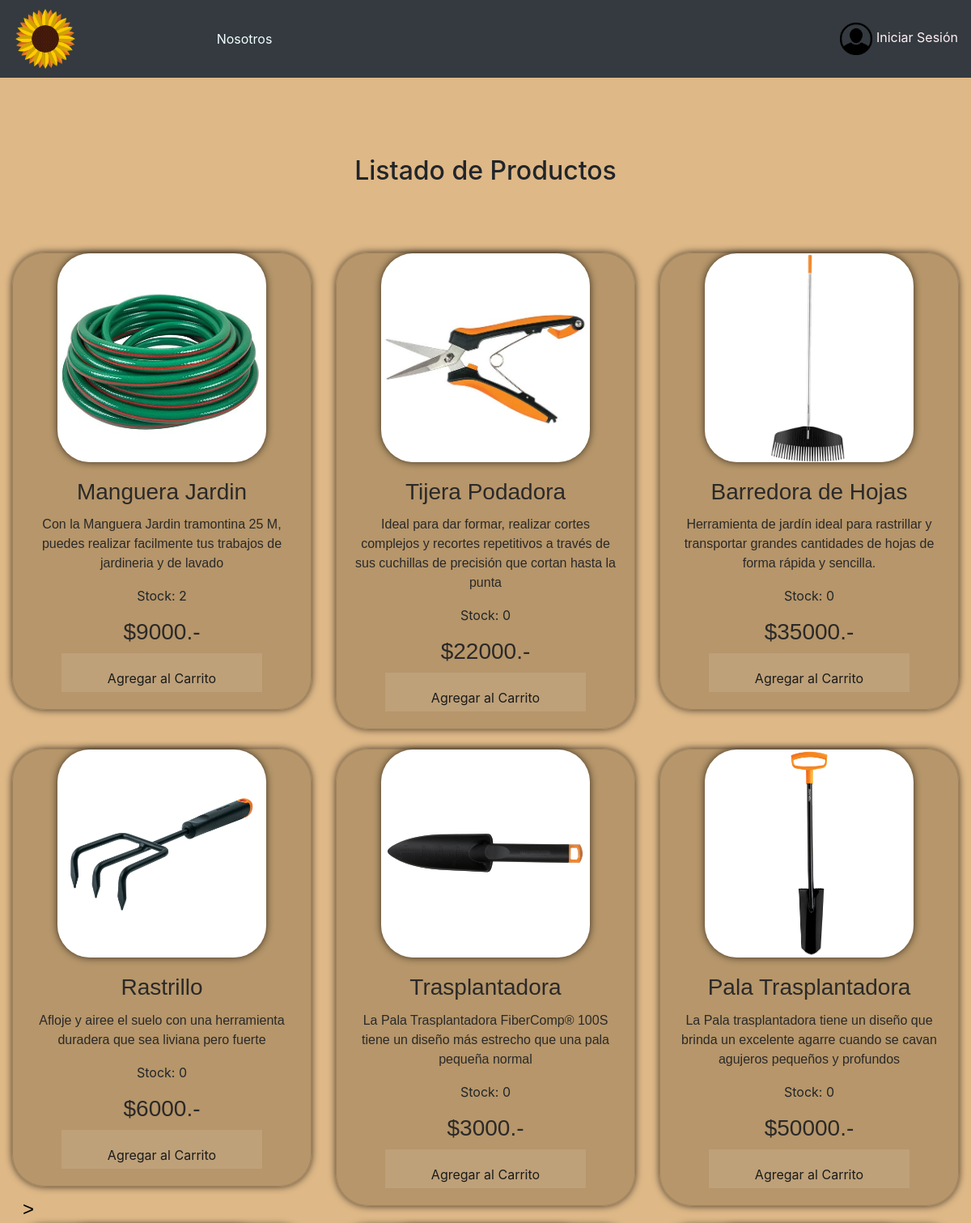
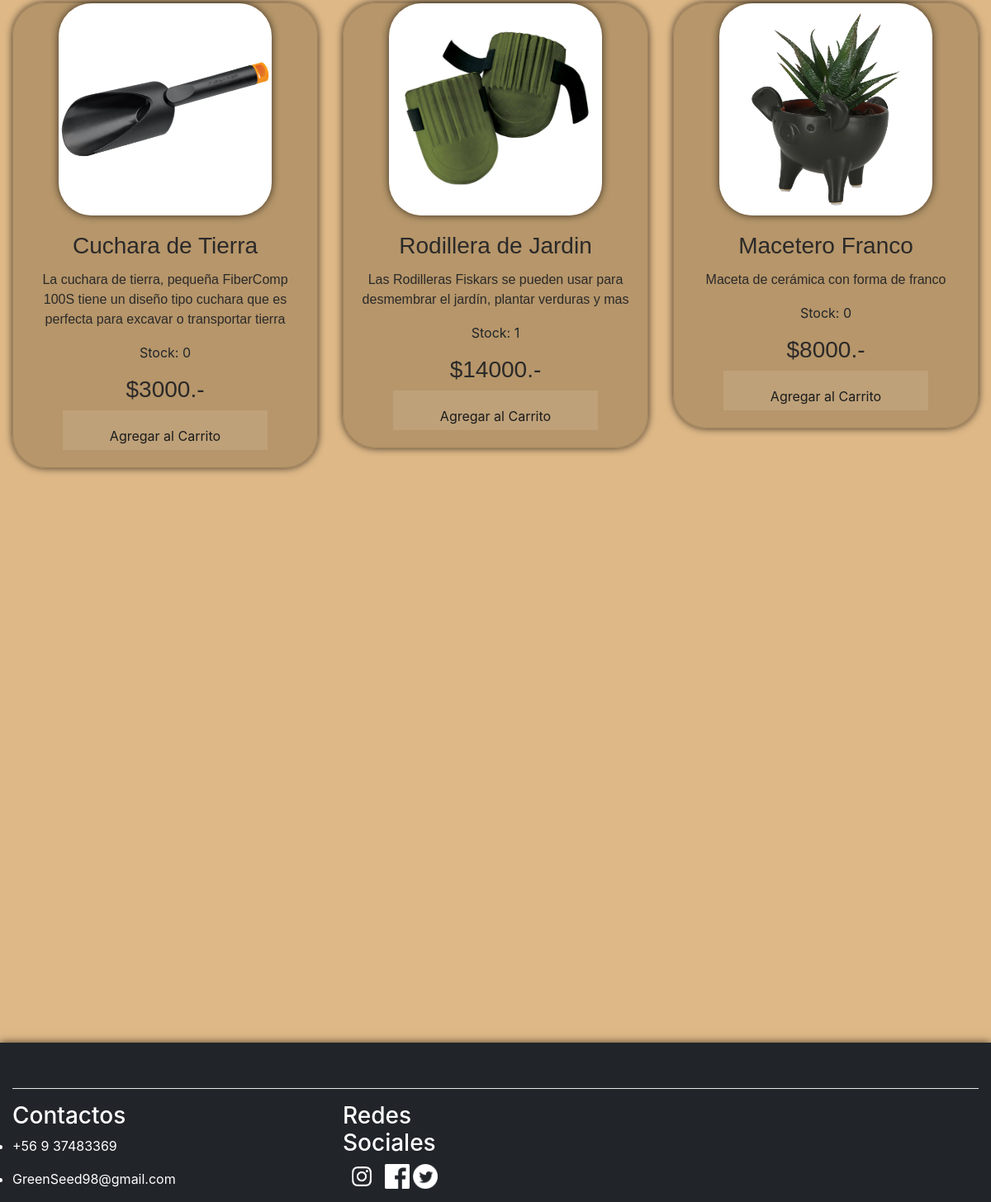
The page /producto/ on the database its author committed (2 pictures, top to bottom).
### Plantas/models.py (models this page shows, shortened)
class Productos(models.Model):
    idprod                  = models.IntegerField(primary_key=True, verbose_name="idProduct")
    nombreproduc            = models.CharField(max_length=100, verbose_name="NombreProd")
    descripcion             = models.CharField(max_length=500, verbose_name="Descripcion")
    imagen                  = models.ImageField(upload_to="imagenes", null=True,blank=True, verbose_name="imagen")
    precio                  = models.IntegerField(verbose_name="Precio" )
    stock                   = models.IntegerField(verbose_name="Stock",default=0)

### Plantas/views.py (the view)
# urls.py: path('producto/', producto, name="producto"),
def producto(request):
    plantas = Productos.objects.all()
    datos={
        'plantas':plantas
    }
    return render(request, 'producto.html',datos)

### Plantas/context_processor.py (called while the page is built, shortened)
def total_carrito(request):
    total = 0
    return {'total_carrito':int(total)}

### Plantas/templates/producto.html (shortened to what this page needs)
{% extends "base.html" %}
{% block content %}
<!DOCTYPE html>
<html lang="en">
<head>
    {% load static %}
    <link rel="stylesheet" href="{% static 'css/bootstrap.min.css' %}">
    <link rel="stylesheet" href="{% static 'css/MyStyles.css' %}">
    <link rel="stylesheet"
        href="{% static 'https://cdnjs.cloudflare.com/ajax/libs/font-awesome/4.7.0/css/font-awesome.min.css' %}">
</head>
<body>
    <br>
    <div class="container col-12">
        <div class="row justify-content-center">
            <h2 class="">Listado de Productos</h2>
            <br><br><br><br><br>
        </div>
    </div>
    <div class="container-fluid " >
        <div class="row">
            {% for pro in plantas %}
            <div class=" col-lg-4 col-md-6 col-sm-12">
                <div class="card text-center box "
                    style="border-radius: 40px; background-color:rgba(180, 148, 105, 0.938)">
                    {% if pro.imagen %}
                    <img src="{{ pro.imagen.url }}" class="card-img img-fluid box mx-auto"
                        style=" width: 70%; border-radius: 40px;">
                    {% else %}
                    <img src="{% static 'img/construc.png' %}" class="card-img img-fluid "
                        style=" border-radius: 40px;">
                    {% endif %}
                    <div class="card-body " style="text-align: center;">
                        <h3 class="card-title cajaP  ">
                            {{ pro.nombreproduc }}
                        </h3>
                        <p class="card-text cajaP ">
                            {{ pro.descripcion }}
                        </p>
                        <p>
                            Stock: {{ pro.stock }}
                        </p>
                        <h3 class="cajaP">
                            ${{ pro.precio}}.-
                        </h3>
                        {% if user.is_authenticated and user.username == 'admin' %}
                        <a href="{% url 'agregar' pro.idprod %}" class="btn btn-one"
                            style="color: black; border-radius: 100px; text-align: center;">Agregar al Carrito</a>
                        <a href="{% url 'eliminar' pro.idprod %}" class="btn btn-one"
                            style="color: black; border-radius: 100px; text-align: center;">Eliminar</a>
                        <a href="{% url  'modificar' pro.idprod %}" class="btn btn-one"
                            style="color: black; border-radius: 100px; text-align: center;">Modificar</a>
                        {% else %}
                        <button class="btn btn-one" style="color: black; border-radius: 100px;">Agregar al
                            Carrito</button>
                        {% endif %}
                    </div>
                </div>
                <br>
            </div>
            {% endfor %}
        </div>
        <br><br><br><br><br><br><br><br><br><br><br><br>
        <br><br><br><br><br><br><br><br><br><br><br><br>
    </div>
</body>
</html>
{% endblock %}

### Plantas/templates/base.html (shortened to what this page needs)
<!DOCTYPE html>
<html lang="en">
<head>
    {% load static %}
    <link rel="stylesheet" href="{% static 'css/bootstrap.min.css' %}">
    <link rel="stylesheet" href="{% static 'css/MyStyles.css' %}">
    <link rel="stylesheet" href="{% static 'https://cdnjs.cloudflare.com/ajax/libs/font-awesome/4.7.0/css/font-awesome.min.css' %}">
</head>
<body>
        <div >
            <section style="position: absolute; z-index: 1;" >
                <div id="cajaboton" style="position: relative; transition: left 1s ease-in-out; left:10px; margin-top: 20px; " >
                  <button id="botiempo" class="butt" style="color: black;">></button>
                </div>
            </section>
          </div>
    <nav class="navbar navbar-expand-md navbar-light bg-dark  mb-4" id="barraNav" style="z-index: 1;">
    <img src="{% static 'img/pngwing.com.png' %}" alt="logoBookStop" width="40px" class="logox" id="logo">
    <a href="{% url 'index' %}" class="xd" id="texto">
    </a>
    <div class="collapse navbar-collapse" id="navbarCollapse">
      {% if user.is_authenticated and user.username == 'admin' %}
      <ul class="navbar-nav mr-auto">
        <li class="nav-item">
          <a class="nav-link effect-shine" style="color: azure;" href="{% url 'producto' %}">Productos</a>
        </li>
        <li class="nav-item">
          <a class="nav-link effect-shine" style="color: azure;" href="{% url 'crear' %}">Crear Productos</a>
        </li>
        <li class="nav-item">
          <a class="nav-link effect-shine" style="color: azure;" href="{% url 'nosotros' %}">Nosotros</a>
        </li>
        <li class="nav-item">
          <a class="nav-link effect-shine" style="color: azure;" href="{% url 'Api' %}">Usuarios</a>
        </li>
        <li class="nav-item">
          <a class="nav-link effect-shine disabled" style="color: azure;" href="#">Bienvenido de vuelta {{ user.username }}</a>
        </li>
      </ul>
        {% else %}
      <ul class="navbar-nav mr-auto">
        <li class="nav-item">
          <a class="nav-link effect-shine" style="color: azure;" href="{% url 'nosotros' %}">Nosotros</a>
        </li>
      </ul>
      {% endif %}
      <div>
        {% if user.is_authenticated %}
        <img src="{% static 'img/usericon.png' %}" class="img-fluid " width="40px">
        <a href="{% url 'logout' %}" class=" effect-shine">Cerrar Sesión </a>
        {% else %}
        <img src="{% static 'img/usericon.png' %}" class="img-fluid " width="40px">
        <a href="{% url 'login' %}" class="effect-shine">Iniciar Sesión </a>
        {% endif %}
      </div>
    </div>
  </nav>
  <br><br>
  {% block content %}
  {% endblock %}
  <br><br><br><br>
<footer >
    <div class="container-fluid  ">
      <div class="row box" style="background-color: rgb(33,36,41);">
        <div class="col-lg-12">
          <h1 class=" xd  text-center" style="color: azure;">GreenSeed</h1>
          <hr style="background-color: white;">
        </div>
        <div class="col-lg-2">
          <h3>Contactos</h3>
          <ul>
            <li>
              <p>+56 9 37483369</p>
            </li>
            <li>
              <p>GreenSeed98@gmail.com</p>
            </li>
          </ul>
        </div>
        <div class="col-lg-2"></div>
        <div class="col-lg-2">
          <h3>Redes Sociales</h3>
          <img src="{% static 'img/insta.png' %}" height="30em">
          <img src="{% static 'img/face.png' %}" height="30em">
          <img src="{% static 'img/twiter.png' %}" height="30em">
        </div>
      </div>
    </div>
  </footer>
</body>
</html>

### Plantas/static/css/MyStyles.css (style rules this page uses)
.logox { width: 5em; height: 5em; position: relative; transition:transform 2s ease-in-out; transform-origin:center; cursor: pointer; }
body { background-color: burlywood; }
.xd { background-image: url(https://static.pexels.com/photos/4827/nature-forest-trees-fog.jpeg); -webkit-text-fill-color: transparent; -webkit-background-clip: text; color: #FFFFFF; animation: filling 3s ease forwards; font-family: 'Franklin Gothic Medium', 'Arial Narrow', Arial, sans-serif; font-size: 2em; }
a { text-decoration: none; color: lavenderblush; }
.cajaP { font-family: sans-serif; color: rgb(43, 41, 41); }
footer { color: #FFFFFF; }
.box { box-shadow: 0 0 10px rgba(0, 0, 0, 0.7); }
h1 { text-align: center; font-family: 'Franklin Gothic Medium', 'Arial Narrow', Arial, sans-serif; }
.btn { line-height: 50px; height: 50px; text-align: center; width: 250px; cursor: pointer; }
.btn-one { color: #FFF; transition: all 0.3s; position: relative; }
.btn-one::before { content: ''; position: absolute; bottom: 0; left: 0; width: 100%; height: 100%; z-index: 1; opacity: 0; transition: all 0.3s; border-top-width: 1px; border-bottom-width: 1px; border-top-style: solid; border-bottom-style: solid; border-top-color: rgba(255,255,255,0.5); border-bottom-color: rgba(255,255,255,0.5); transform: scale(0.1, 1); }
.btn-one::after { content: ''; position: absolute; bottom: 0; left: 0; width: 100%; height: 100%; z-index: 1; transition: all 0.3s; background-color: rgba(255,255,255,0.1); }
* { margin:0; padding:0; }
section { z-index: 1; position:fixed; width:250px; height:100%; top:0; left:0; display:flex; justify-content:left; align-items:center; }
.butt { background-color: rgba(255, 255, 255, 0); color: rgb(255, 255, 255); width: 50px; text-align: center; padding: 5px; border: none; outline: none; border-radius: 100px; font-size: 1.5em; font-family: arial; cursor: pointer; position: relative; transition: left 2s ease-in-out; transform-origin:0px; }

### rows shown on the page
Productos: imagen (picture), nombreproduc "Manguera Jardin", descripcion "Con la Manguera Jardin tramontina 25 M, puedes realizar facilmente tus trabajos de jardineria y de lavado", stock "2", precio "9000"
Productos: imagen (picture), nombreproduc "Tijera Podadora", descripcion "Ideal para dar formar, realizar cortes complejos y recortes repetitivos a través de sus cuchillas de precisión que cortan hasta la punta", stock "0", precio "22000"
Productos: imagen (picture), nombreproduc "Barredora de Hojas", descripcion "Herramienta de jardín ideal para rastrillar y transportar grandes cantidades de hojas de forma rápida y sencilla.", stock "0", precio "35000"
Productos: imagen (picture), nombreproduc "Rastrillo", descripcion "Afloje y airee el suelo con una herramienta duradera que sea liviana pero fuerte", stock "0", precio "6000"
Productos: imagen (picture), nombreproduc "Trasplantadora", descripcion "La Pala Trasplantadora FiberComp® 100S tiene un diseño más estrecho que una pala pequeña normal", stock "0", precio "3000"
Productos: imagen (picture), nombreproduc "Pala Trasplantadora", descripcion "La Pala trasplantadora tiene un diseño que brinda un excelente agarre cuando se cavan agujeros pequeños y profundos", stock "0", precio "50000"
Productos: imagen (picture), nombreproduc "Cuchara de Tierra", descripcion "La cuchara de tierra, pequeña FiberComp 100S tiene un diseño tipo cuchara que es perfecta para excavar o transportar tierra", stock "0", precio "3000"
Productos: imagen (picture), nombreproduc "Rodillera de Jardin", descripcion "Las Rodilleras Fiskars se pueden usar para desmembrar el jardín, plantar verduras y mas", stock "1", precio "14000"
Productos: imagen (picture), nombreproduc "Macetero Franco", descripcion "Maceta de cerámica con forma de franco", stock "0", precio "8000"
